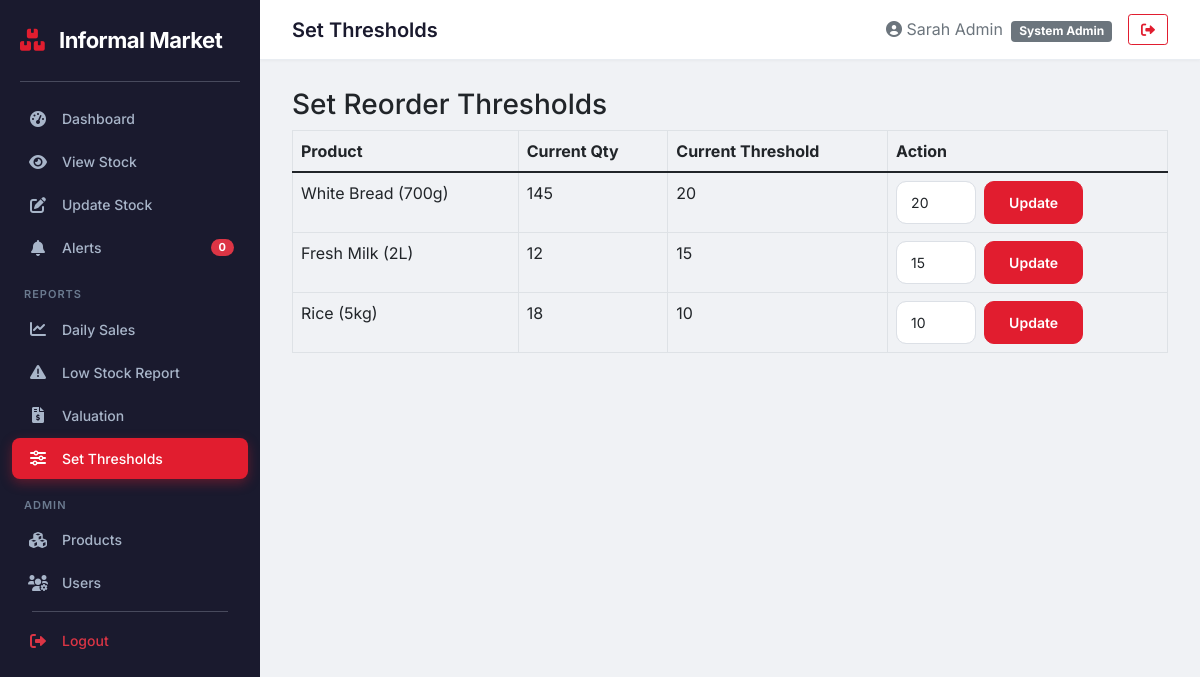
The page /boxer_inventory/manager/set_threshold.php (signed in) on the database its author committed.
### tables this page shows
CREATE TABLE Stock (
    stock_id             INT AUTO_INCREMENT PRIMARY KEY,
    product_id           INT NOT NULL UNIQUE,
    location_code        VARCHAR(50) NOT NULL,
    current_quantity     INT NOT NULL DEFAULT 0,
    minimum_quantity     INT NOT NULL DEFAULT 0,
    maximum_quantity     INT NOT NULL DEFAULT 9999,
    last_updated         DATETIME DEFAULT CURRENT_TIMESTAMP ON UPDATE CURRENT_TIMESTAMP,
    updated_by           VARCHAR(50) NOT NULL,
    INDEX idx_product (product_id),
    INDEX idx_location (location_code),
    CONSTRAINT fk_stock_product
        FOREIGN KEY (product_id) REFERENCES Product(product_id)
            ON DELETE CASCADE ON UPDATE CASCADE
);

CREATE TABLE Product (
    product_id           INT AUTO_INCREMENT PRIMARY KEY,
    SKU                  VARCHAR(50) NOT NULL UNIQUE,
    barcode              VARCHAR(50) UNIQUE,
    product_name         VARCHAR(100) NOT NULL,
    category_id          INT,
    supplier_id          INT,
    unit_price           DECIMAL(10,2) NOT NULL,
    cost_price           DECIMAL(10,2) NOT NULL,
    reorder_level        INT NOT NULL DEFAULT 10,
    is_active            BOOLEAN DEFAULT TRUE,
    expiry_date          DATE,
    created_at           DATETIME DEFAULT CURRENT_TIMESTAMP,
    updated_at           DATETIME DEFAULT CURRENT_TIMESTAMP ON UPDATE CURRENT_TIMESTAMP,
    INDEX idx_category (category_id),
    INDEX idx_supplier (supplier_id),
    INDEX idx_product_name (product_name),
    INDEX idx_sku (SKU),
    INDEX idx_barcode (barcode),
    CONSTRAINT fk_product_category
        FOREIGN KEY (category_id) REFERENCES Category(category_id)
            ON DELETE SET NULL ON UPDATE CASCADE,
    CONSTRAINT fk_product_supplier
        FOREIGN KEY (supplier_id) REFERENCES Supplier(supplier_id)
            ON DELETE SET NULL ON UPDATE CASCADE
);

### boxer_inventory/manager/set_threshold.php (the view, shortened to what this page needs)
<?php
require_once __DIR__ . '/../auth.php';
require_once __DIR__ . '/../header.php';
$products = $conn->query("SELECT p.product_id, p.product_name, p.reorder_level, s.current_quantity FROM product p JOIN stock s ON p.product_id = s.product_id WHERE p.is_active = 1");
?>
<h3>Set Reorder Thresholds</h3>
<table class="table table-bordered">
    <thead><tr><th>Product</th><th>Current Qty</th><th>Current Threshold</th><th>Action</th></tr></thead>
    <tbody>
    <?php while ($row = $products->fetch_assoc()): ?>
    <tr>
        <td><?php echo $row['product_name']; ?></td>
        <td><?php echo $row['current_quantity']; ?></td>
        <td><?php echo $row['reorder_level']; ?></td>
        <td>
            <form method="post" class="row g-2">
                <div class="col-auto">
                    <input type="number" name="reorder_level" value="<?php echo $row['reorder_level']; ?>" class="form-control form-control-sm" style="width:80px;">
                </div>
                <div class="col-auto">
                    <button type="submit" class="btn btn-sm btn-primary">Update</button>
                </div>
            </form>
        </td>
    </tr>
    <?php endwhile; ?>
    </tbody>
</table>
<?php require_once __DIR__ . '/../footer.php'; ?>

### boxer_inventory/css/style.css (style rules this page uses)
body { font-family: 'Inter', -apple-system, BlinkMacSystemFont, sans-serif; background: #f0f2f5; margin: 0; padding: 0; }
.form-control, .form-select { border-radius: 10px; border-color: #dce0e6; padding: 10px 14px; font-size: 14px; }
.btn-primary { background: #e11d2f; border-color: #e11d2f; border-radius: 10px; padding: 10px 24px; font-weight: 600; }

### rows shown on the page
stock: product.product_name "White Bread (700g)", current_quantity "145", product.reorder_level "20", reorder_level "20"
stock: product.product_name "Fresh Milk (2L)", current_quantity "12", product.reorder_level "15", reorder_level "15"
stock: product.product_name "Rice (5kg)", current_quantity "18", product.reorder_level "10", reorder_level "10"

### other values the page prints
$count "0"
$page_title "Set Thresholds"
$_SESSION['full_name'] "Sarah Admin"
$_SESSION['role'] "System Admin"
